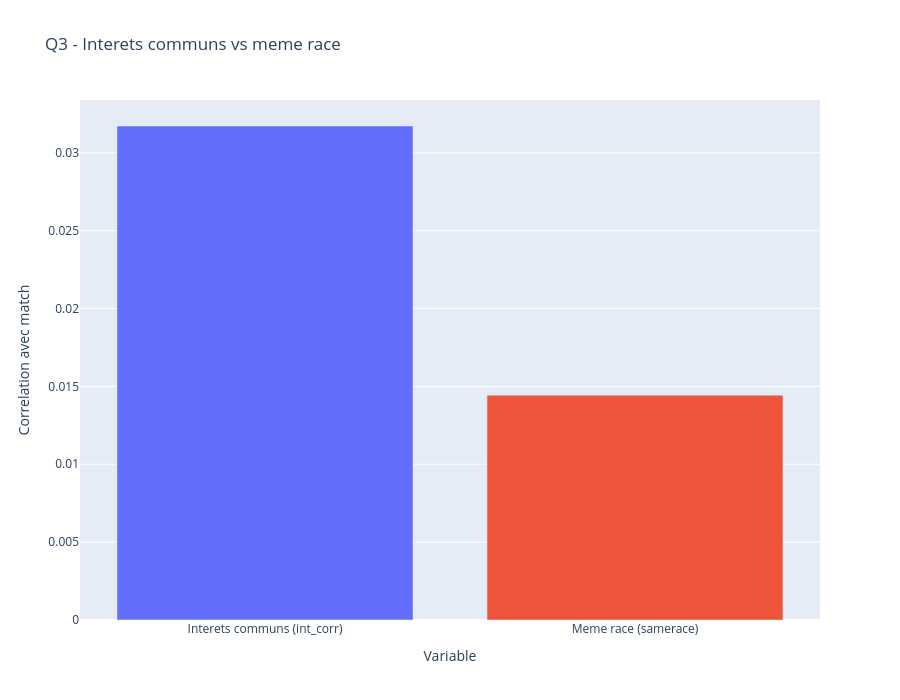

Notebook source saved alongside this figure:
### Code cell
# Q3) Shared interests vs shared racial background
q3 = pd.DataFrame({
    "Variable": ["Interets communs (int_corr)", "Meme race (samerace)"],
    "Correlation avec match": [
        float(df["int_corr"].corr(df["match"])) if {"int_corr", "match"}.issubset(df.columns) else np.nan,
        float(df["samerace"].corr(df["match"])) if {"samerace", "match"}.issubset(df.columns) else np.nan,
    ]
})
fig_q3 = px.bar(q3, x="Variable", y="Correlation avec match", color="Variable", title="Q3 - Interets communs vs meme race")
fig_q3.update_layout(showlegend=False, height=700)
fig_q3.show()
export_figure(fig_q3, "story_q3_interests_vs_race")

print("Interpretation Q3:")
print("- La variable avec correlation absolue la plus forte est la plus informative pour predire un second date.")

### Figure 1 — Plotly figure (JSON) as saved in the notebook; plotly's stock layout.template omitted (floating-point values rounded to 4 significant figures)
{"data": [{"hovertemplate": "Variable=%{x}<br>Correlation avec match=%{y}<extra></extra>", "legendgroup": "Interets communs (int_corr)", "marker": {"color": "#636efa", "pattern": {"shape": ""}}, "name": "Interets communs (int_corr)", "orientation": "v", "showlegend": true, "textposition": "auto", "type": "bar", "x": ["Interets communs (int_corr)"], "xaxis": "x", "y": [0.03172], "yaxis": "y"}, {"hovertemplate": "Variable=%{x}<br>Correlation avec match=%{y}<extra></extra>", "legendgroup": "Meme race (samerace)", "marker": {"color": "#EF553B", "pattern": {"shape": ""}}, "name": "Meme race (samerace)", "orientation": "v", "showlegend": true, "textposition": "auto", "type": "bar", "x": ["Meme race (samerace)"], "xaxis": "x", "y": [0.01444], "yaxis": "y"}], "layout": {"barmode": "relative", "height": 700, "legend": {"title": {"text": "Variable"}, "tracegroupgap": 0}, "showlegend": false, "title": {"text": "Q3 - Interets communs vs meme race"}, "xaxis": {"anchor": "y", "categoryarray": ["Interets communs (int_corr)", "Meme race (samerace)"], "categoryorder": "array", "domain": [0, 1], "title": {"text": "Variable"}}, "yaxis": {"anchor": "x", "domain": [0, 1], "title": {"text": "Correlation avec match"}}}}
